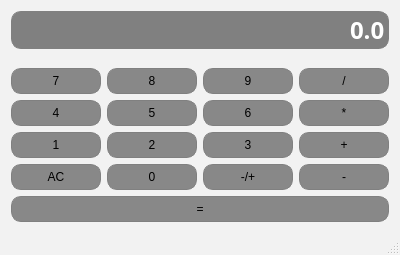
<?xml version="1.0" encoding="UTF-8"?>
<ui version="4.0">
 <class>QCalculator</class>
 <widget class="QMainWindow" name="QCalculator">
  <property name="geometry">
   <rect>
    <x>0</x>
    <y>0</y>
    <width>400</width>
    <height>255</height>
   </rect>
  </property>
  <property name="windowTitle">
   <string>QCalculator</string>
  </property>
  <property name="windowIcon">
   <iconset resource="icon.qrc">
    <normaloff>:/svg/accessories-calculator.svg</normaloff>:/svg/accessories-calculator.svg</iconset>
  </property>
  <property name="styleSheet">
   <string notr="true">QMainWindow {
	border-radius: 2%;
	background-color: #F2F2F2;
}</string>
  </property>
  <widget class="QWidget" name="centralWidget">
   <layout class="QGridLayout" name="gridLayout">
    <item row="4" column="3">
     <widget class="QPushButton" name="Divide">
      <property name="sizePolicy">
       <sizepolicy hsizetype="Preferred" vsizetype="Preferred">
        <horstretch>0</horstretch>
        <verstretch>0</verstretch>
       </sizepolicy>
      </property>
      <property name="styleSheet">
       <string notr="true">QPushButton {
	background-color: #888888;
	border: 1px solid gray;
	padding: 5px;
	border-radius: 10%;
}
QPushButton:pressed {
	background-color: #404040;
	color: #ffffff;
	border: 1px solid gray;
	padding: 5px;
	border-radius: 10%;
}</string>
      </property>
      <property name="text">
       <string>/</string>
      </property>
     </widget>
    </item>
    <item row="6" column="0">
     <widget class="QPushButton" name="Button1">
      <property name="sizePolicy">
       <sizepolicy hsizetype="Preferred" vsizetype="Preferred">
        <horstretch>0</horstretch>
        <verstretch>0</verstretch>
       </sizepolicy>
      </property>
      <property name="styleSheet">
       <string notr="true">QPushButton {
	background-color: #888888;
	border: 1px solid gray;
	padding: 5px;
	border-radius: 10%;
}
QPushButton:pressed {
	background-color: #404040;
	color: #ffffff;
	border: 1px solid gray;
	padding: 5px;
	border-radius: 10%;
}</string>
      </property>
      <property name="text">
       <string>1</string>
      </property>
     </widget>
    </item>
    <item row="5" column="2">
     <widget class="QPushButton" name="Button6">
      <property name="sizePolicy">
       <sizepolicy hsizetype="Preferred" vsizetype="Preferred">
        <horstretch>0</horstretch>
        <verstretch>0</verstretch>
       </sizepolicy>
      </property>
      <property name="styleSheet">
       <string notr="true">QPushButton {
	background-color: #888888;
	border: 1px solid gray;
	padding: 5px;
	border-radius: 10%;
}
QPushButton:pressed {
	background-color: #404040;
	color: #ffffff;
	border: 1px solid gray;
	padding: 5px;
	border-radius: 10%;
}</string>
      </property>
      <property name="text">
       <string>6</string>
      </property>
     </widget>
    </item>
    <item row="8" column="2">
     <widget class="QPushButton" name="ChangeSign">
      <property name="sizePolicy">
       <sizepolicy hsizetype="Preferred" vsizetype="Preferred">
        <horstretch>0</horstretch>
        <verstretch>0</verstretch>
       </sizepolicy>
      </property>
      <property name="styleSheet">
       <string notr="true">QPushButton {
	background-color: #888888;
	border: 1px solid gray;
	padding: 5px;
	border-radius: 10%;
}
QPushButton:pressed {
	background-color: #404040;
	color: #ffffff;
	border: 1px solid gray;
	padding: 5px;
	border-radius: 10%;
}</string>
      </property>
      <property name="text">
       <string>-/+</string>
      </property>
     </widget>
    </item>
    <item row="8" column="0">
     <widget class="QPushButton" name="Clear">
      <property name="sizePolicy">
       <sizepolicy hsizetype="Preferred" vsizetype="Preferred">
        <horstretch>0</horstretch>
        <verstretch>0</verstretch>
       </sizepolicy>
      </property>
      <property name="styleSheet">
       <string notr="true">QPushButton {
	background-color: #888888;
	border: 1px solid gray;
	padding: 5px;
	border-radius: 10%;
}
QPushButton:pressed {
	background-color: #404040;
	color: #ffffff;
	border: 1px solid gray;
	padding: 5px;
	border-radius: 10%;
}</string>
      </property>
      <property name="text">
       <string>AC</string>
      </property>
     </widget>
    </item>
    <item row="4" column="2">
     <widget class="QPushButton" name="Button9">
      <property name="sizePolicy">
       <sizepolicy hsizetype="Preferred" vsizetype="Preferred">
        <horstretch>0</horstretch>
        <verstretch>0</verstretch>
       </sizepolicy>
      </property>
      <property name="styleSheet">
       <string notr="true">QPushButton {
	background-color: #888888;
	border: 1px solid gray;
	padding: 5px;
	border-radius: 10%;
}
QPushButton:pressed {
	background-color: #404040;
	color: #ffffff;
	border: 1px solid gray;
	padding: 5px;
	border-radius: 10%;
}</string>
      </property>
      <property name="text">
       <string>9</string>
      </property>
     </widget>
    </item>
    <item row="5" column="0">
     <widget class="QPushButton" name="Button4">
      <property name="sizePolicy">
       <sizepolicy hsizetype="Preferred" vsizetype="Preferred">
        <horstretch>0</horstretch>
        <verstretch>0</verstretch>
       </sizepolicy>
      </property>
      <property name="styleSheet">
       <string notr="true">QPushButton {
	background-color: #888888;
	border: 1px solid gray;
	padding: 5px;
	border-radius: 10%;
}
QPushButton:pressed {
	background-color: #404040;
	color: #ffffff;
	border: 1px solid gray;
	padding: 5px;
	border-radius: 10%;
}</string>
      </property>
      <property name="text">
       <string>4</string>
      </property>
     </widget>
    </item>
    <item row="6" column="1">
     <widget class="QPushButton" name="Button2">
      <property name="sizePolicy">
       <sizepolicy hsizetype="Preferred" vsizetype="Preferred">
        <horstretch>0</horstretch>
        <verstretch>0</verstretch>
       </sizepolicy>
      </property>
      <property name="styleSheet">
       <string notr="true">QPushButton {
	background-color: #888888;
	border: 1px solid gray;
	padding: 5px;
	border-radius: 10%;
}
QPushButton:pressed {
	background-color: #404040;
	color: #ffffff;
	border: 1px solid gray;
	padding: 5px;
	border-radius: 10%;
}</string>
      </property>
      <property name="text">
       <string>2</string>
      </property>
     </widget>
    </item>
    <item row="4" column="0">
     <widget class="QPushButton" name="Button7">
      <property name="sizePolicy">
       <sizepolicy hsizetype="Preferred" vsizetype="Preferred">
        <horstretch>0</horstretch>
        <verstretch>0</verstretch>
       </sizepolicy>
      </property>
      <property name="styleSheet">
       <string notr="true">QPushButton {
	background-color: #888888;
	border: 1px solid gray;
	padding: 5px;
	border-radius: 10%;
}
QPushButton:pressed {
	background-color: #404040;
	color: #ffffff;
	border: 1px solid gray;
	padding: 5px;
	border-radius: 10%;
}</string>
      </property>
      <property name="text">
       <string>7</string>
      </property>
     </widget>
    </item>
    <item row="4" column="1">
     <widget class="QPushButton" name="Button8">
      <property name="sizePolicy">
       <sizepolicy hsizetype="Preferred" vsizetype="Preferred">
        <horstretch>0</horstretch>
        <verstretch>0</verstretch>
       </sizepolicy>
      </property>
      <property name="styleSheet">
       <string notr="true">QPushButton {
	background-color: #888888;
	border: 1px solid gray;
	padding: 5px;
	border-radius: 10%;
}
QPushButton:pressed {
	background-color: #404040;
	color: #ffffff;
	border: 1px solid gray;
	padding: 5px;
	border-radius: 10%;
}</string>
      </property>
      <property name="text">
       <string>8</string>
      </property>
     </widget>
    </item>
    <item row="0" column="0" colspan="4">
     <widget class="QLineEdit" name="Display">
      <property name="sizePolicy">
       <sizepolicy hsizetype="Preferred" vsizetype="Expanding">
        <horstretch>0</horstretch>
        <verstretch>0</verstretch>
       </sizepolicy>
      </property>
      <property name="font">
       <font>
        <family>Source Code Pro</family>
        <pointsize>18</pointsize>
        <weight>75</weight>
        <bold>true</bold>
       </font>
      </property>
      <property name="styleSheet">
       <string notr="true">QLineEdit {
	background-color: gray;
	border: 1px solid gray;
	color: #ffffff;
	border-radius: 10%;
}</string>
      </property>
      <property name="text">
       <string>0.0</string>
      </property>
      <property name="alignment">
       <set>Qt::AlignRight|Qt::AlignTrailing|Qt::AlignVCenter</set>
      </property>
     </widget>
    </item>
    <item row="5" column="1">
     <widget class="QPushButton" name="Button5">
      <property name="sizePolicy">
       <sizepolicy hsizetype="Preferred" vsizetype="Preferred">
        <horstretch>0</horstretch>
        <verstretch>0</verstretch>
       </sizepolicy>
      </property>
      <property name="styleSheet">
       <string notr="true">QPushButton {
	background-color: #888888;
	border: 1px solid gray;
	padding: 5px;
	border-radius: 10%;
}
QPushButton:pressed {
	background-color: #404040;
	color: #ffffff;
	border: 1px solid gray;
	padding: 5px;
	border-radius: 10%;
}</string>
      </property>
      <property name="text">
       <string>5</string>
      </property>
     </widget>
    </item>
    <item row="6" column="2">
     <widget class="QPushButton" name="Button3">
      <property name="sizePolicy">
       <sizepolicy hsizetype="Preferred" vsizetype="Preferred">
        <horstretch>0</horstretch>
        <verstretch>0</verstretch>
       </sizepolicy>
      </property>
      <property name="styleSheet">
       <string notr="true">QPushButton {
	background-color: #888888;
	border: 1px solid gray;
	padding: 5px;
	border-radius: 10%;
}
QPushButton:pressed {
	background-color: #404040;
	color: #ffffff;
	border: 1px solid gray;
	padding: 5px;
	border-radius: 10%;
}</string>
      </property>
      <property name="text">
       <string>3</string>
      </property>
     </widget>
    </item>
    <item row="5" column="3">
     <widget class="QPushButton" name="Multiply">
      <property name="sizePolicy">
       <sizepolicy hsizetype="Preferred" vsizetype="Preferred">
        <horstretch>0</horstretch>
        <verstretch>0</verstretch>
       </sizepolicy>
      </property>
      <property name="styleSheet">
       <string notr="true">QPushButton {
	background-color: #888888;
	border: 1px solid gray;
	padding: 5px;
	border-radius: 10%;
}
QPushButton:pressed {
	background-color: #404040;
	color: #ffffff;
	border: 1px solid gray;
	padding: 5px;
	border-radius: 10%;
}</string>
      </property>
      <property name="text">
       <string>*</string>
      </property>
     </widget>
    </item>
    <item row="8" column="1">
     <widget class="QPushButton" name="Button0">
      <property name="sizePolicy">
       <sizepolicy hsizetype="Preferred" vsizetype="Preferred">
        <horstretch>0</horstretch>
        <verstretch>0</verstretch>
       </sizepolicy>
      </property>
      <property name="styleSheet">
       <string notr="true">QPushButton {
	background-color: #888888;
	border: 1px solid gray;
	padding: 5px;
	border-radius: 10%;
}
QPushButton:pressed {
	background-color: #404040;
	color: #ffffff;
	border: 1px solid gray;
	padding: 5px;
	border-radius: 10%;
}</string>
      </property>
      <property name="text">
       <string>0</string>
      </property>
     </widget>
    </item>
    <item row="9" column="0" colspan="4">
     <widget class="QPushButton" name="Equal">
      <property name="sizePolicy">
       <sizepolicy hsizetype="Preferred" vsizetype="Preferred">
        <horstretch>0</horstretch>
        <verstretch>0</verstretch>
       </sizepolicy>
      </property>
      <property name="styleSheet">
       <string notr="true">QPushButton {
	background-color: #888888;
	border: 1px solid gray;
	padding: 5px;
	border-radius: 10%;
}
QPushButton:pressed {
	background-color: #404040;
	color: #ffffff;
	border: 1px solid gray;
	padding: 5px;
	border-radius: 10%;
}</string>
      </property>
      <property name="text">
       <string>=</string>
      </property>
     </widget>
    </item>
    <item row="6" column="3">
     <widget class="QPushButton" name="Add">
      <property name="sizePolicy">
       <sizepolicy hsizetype="Preferred" vsizetype="Preferred">
        <horstretch>0</horstretch>
        <verstretch>0</verstretch>
       </sizepolicy>
      </property>
      <property name="styleSheet">
       <string notr="true">QPushButton {
	background-color: #888888;
	border: 1px solid gray;
	padding: 5px;
	border-radius: 10%;
}
QPushButton:pressed {
	background-color: #404040;
	color: #ffffff;
	border: 1px solid gray;
	padding: 5px;
	border-radius: 10%;
}</string>
      </property>
      <property name="text">
       <string>+</string>
      </property>
     </widget>
    </item>
    <item row="8" column="3">
     <widget class="QPushButton" name="Substract">
      <property name="sizePolicy">
       <sizepolicy hsizetype="Preferred" vsizetype="Preferred">
        <horstretch>0</horstretch>
        <verstretch>0</verstretch>
       </sizepolicy>
      </property>
      <property name="styleSheet">
       <string notr="true">QPushButton {
	background-color: #888888;
	border: 1px solid gray;
	padding: 5px;
	border-radius: 10%;
}
QPushButton:pressed {
	background-color: #404040;
	color: #ffffff;
	border: 1px solid gray;
	padding: 5px;
	border-radius: 10%;
}</string>
      </property>
      <property name="text">
       <string>-</string>
      </property>
     </widget>
    </item>
    <item row="1" column="0" colspan="4">
     <spacer name="verticalSpacer">
      <property name="orientation">
       <enum>Qt::Vertical</enum>
      </property>
      <property name="sizeType">
       <enum>QSizePolicy::Preferred</enum>
      </property>
      <property name="sizeHint" stdset="0">
       <size>
        <width>20</width>
        <height>20</height>
       </size>
      </property>
     </spacer>
    </item>
   </layout>
  </widget>
  <widget class="QMenuBar" name="menuBar">
   <property name="geometry">
    <rect>
     <x>0</x>
     <y>0</y>
     <width>400</width>
     <height>17</height>
    </rect>
   </property>
  </widget>
  <widget class="QStatusBar" name="statusBar"/>
 </widget>
 <layoutdefault spacing="6" margin="11"/>
 <resources>
  <include location="icon.qrc"/>
 </resources>
 <connections/>
</ui>
